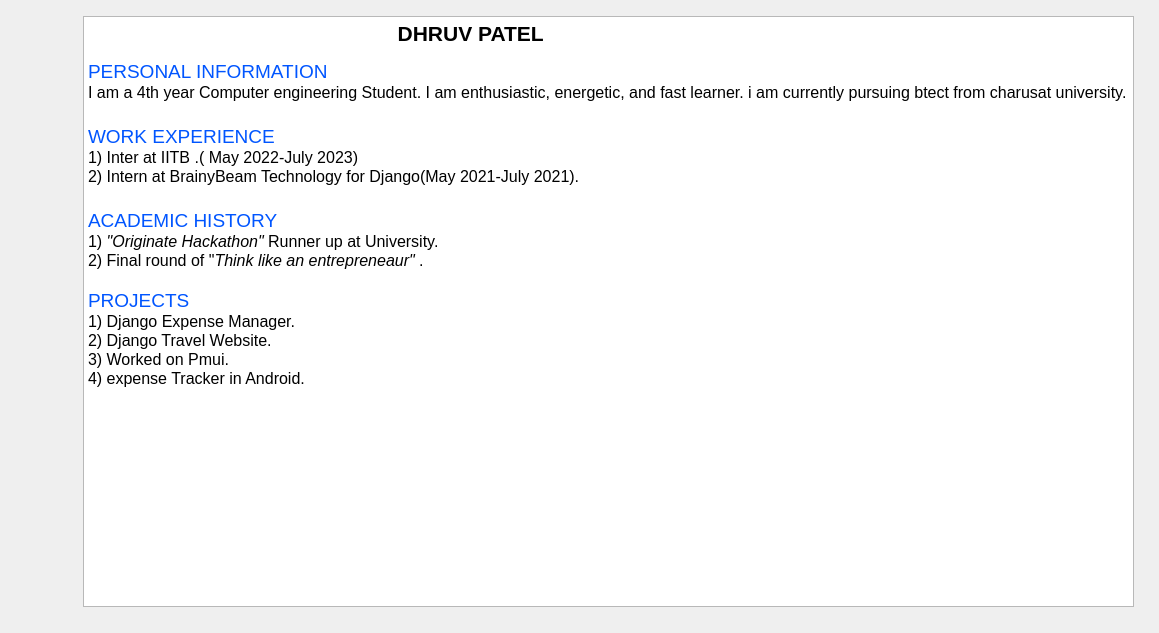
<?xml version="1.0" encoding="UTF-8"?>
<ui version="4.0">
 <class>AboutMeDialog</class>
 <widget class="QDialog" name="AboutMeDialog">
  <property name="geometry">
   <rect>
    <x>0</x>
    <y>0</y>
    <width>1159</width>
    <height>633</height>
   </rect>
  </property>
  <property name="windowTitle">
   <string>Dialog</string>
  </property>
  <widget class="QTextEdit" name="textEdit">
   <property name="geometry">
    <rect>
     <x>83</x>
     <y>16</y>
     <width>1051</width>
     <height>591</height>
    </rect>
   </property>
   <property name="html">
    <string>&lt;!DOCTYPE HTML PUBLIC &quot;-//W3C//DTD HTML 4.0//EN&quot; &quot;http://www.w3.org/TR/REC-html40/strict.dtd&quot;&gt;
&lt;html&gt;&lt;head&gt;&lt;meta name=&quot;qrichtext&quot; content=&quot;1&quot; /&gt;&lt;meta charset=&quot;utf-8&quot; /&gt;&lt;style type=&quot;text/css&quot;&gt;
p, li { white-space: pre-wrap; }
&lt;/style&gt;&lt;/head&gt;&lt;body style=&quot; font-family:'Segoe UI'; font-size:9pt; font-weight:400; font-style:normal;&quot;&gt;
&lt;p style=&quot; margin-top:0px; margin-bottom:0px; margin-left:0px; margin-right:0px; -qt-block-indent:0; text-indent:0px;&quot;&gt;                                  &lt;span style=&quot; font-weight:700;&quot;&gt;   &lt;/span&gt;&lt;span style=&quot; font-size:16pt; font-weight:700;&quot;&gt;                                DHRUV PATEL&lt;/span&gt;&lt;/p&gt;
&lt;p style=&quot;-qt-paragraph-type:empty; margin-top:0px; margin-bottom:0px; margin-left:0px; margin-right:0px; -qt-block-indent:0; text-indent:0px; font-weight:700;&quot;&gt;&lt;br /&gt;&lt;/p&gt;
&lt;p style=&quot; margin-top:0px; margin-bottom:0px; margin-left:0px; margin-right:0px; -qt-block-indent:0; text-indent:0px;&quot;&gt;&lt;span style=&quot; font-size:14pt; color:#0055ff;&quot;&gt;PERSONAL INFORMATION&lt;/span&gt;&lt;/p&gt;
&lt;p style=&quot; margin-top:0px; margin-bottom:0px; margin-left:0px; margin-right:0px; -qt-block-indent:0; text-indent:0px;&quot;&gt;&lt;span style=&quot; font-size:12pt;&quot;&gt;I am a 4th year Computer engineering Student. I am enthusiastic, energetic, and fast learner. i am currently pursuing btect from charusat university.&lt;/span&gt;&lt;span style=&quot; font-size:14pt;&quot;&gt; &lt;/span&gt;&lt;/p&gt;
&lt;p style=&quot;-qt-paragraph-type:empty; margin-top:0px; margin-bottom:0px; margin-left:0px; margin-right:0px; -qt-block-indent:0; text-indent:0px; font-size:14pt;&quot;&gt;&lt;br /&gt;&lt;/p&gt;
&lt;p style=&quot; margin-top:0px; margin-bottom:0px; margin-left:0px; margin-right:0px; -qt-block-indent:0; text-indent:0px;&quot;&gt;&lt;span style=&quot; font-size:14pt; color:#0055ff;&quot;&gt;WORK EXPERIENCE&lt;/span&gt;&lt;/p&gt;
&lt;p style=&quot; margin-top:0px; margin-bottom:0px; margin-left:0px; margin-right:0px; -qt-block-indent:0; text-indent:0px;&quot;&gt;&lt;span style=&quot; font-size:12pt;&quot;&gt;1) Inter at IITB .( May 2022-July 2023)&lt;/span&gt;&lt;/p&gt;
&lt;p style=&quot; margin-top:0px; margin-bottom:0px; margin-left:0px; margin-right:0px; -qt-block-indent:0; text-indent:0px;&quot;&gt;&lt;span style=&quot; font-size:12pt;&quot;&gt;2) Intern at BrainyBeam Technology for Django(May 2021-July 2021).&lt;/span&gt;&lt;/p&gt;
&lt;p style=&quot;-qt-paragraph-type:empty; margin-top:0px; margin-bottom:0px; margin-left:0px; margin-right:0px; -qt-block-indent:0; text-indent:0px; font-size:14pt;&quot;&gt;&lt;br /&gt;&lt;/p&gt;
&lt;p style=&quot; margin-top:0px; margin-bottom:0px; margin-left:0px; margin-right:0px; -qt-block-indent:0; text-indent:0px;&quot;&gt;&lt;span style=&quot; font-size:14pt; color:#0055ff;&quot;&gt;ACADEMIC HISTORY&lt;/span&gt;&lt;/p&gt;
&lt;p style=&quot; margin-top:0px; margin-bottom:0px; margin-left:0px; margin-right:0px; -qt-block-indent:0; text-indent:0px;&quot;&gt;&lt;span style=&quot; font-size:12pt;&quot;&gt;1)&lt;/span&gt;&lt;span style=&quot; font-size:12pt; font-style:italic;&quot;&gt; &amp;quot;Originate Hackathon&amp;quot;&lt;/span&gt;&lt;span style=&quot; font-size:12pt;&quot;&gt; Runner up at University.&lt;/span&gt;&lt;/p&gt;
&lt;p style=&quot; margin-top:0px; margin-bottom:0px; margin-left:0px; margin-right:0px; -qt-block-indent:0; text-indent:0px;&quot;&gt;&lt;span style=&quot; font-size:12pt;&quot;&gt;2) Final round of &amp;quot;&lt;/span&gt;&lt;span style=&quot; font-size:12pt; font-style:italic;&quot;&gt;Think like an entrepreneaur&amp;quot; &lt;/span&gt;&lt;span style=&quot; font-size:12pt;&quot;&gt;.&lt;/span&gt;&lt;/p&gt;
&lt;p style=&quot;-qt-paragraph-type:empty; margin-top:0px; margin-bottom:0px; margin-left:0px; margin-right:0px; -qt-block-indent:0; text-indent:0px; font-size:12pt;&quot;&gt;&lt;br /&gt;&lt;/p&gt;
&lt;p style=&quot; margin-top:0px; margin-bottom:0px; margin-left:0px; margin-right:0px; -qt-block-indent:0; text-indent:0px;&quot;&gt;&lt;span style=&quot; font-size:14pt; color:#0055ff;&quot;&gt;PROJECTS&lt;/span&gt;&lt;/p&gt;
&lt;p style=&quot; margin-top:0px; margin-bottom:0px; margin-left:0px; margin-right:0px; -qt-block-indent:0; text-indent:0px;&quot;&gt;&lt;span style=&quot; font-size:12pt;&quot;&gt;1) Django Expense Manager.&lt;/span&gt;&lt;/p&gt;
&lt;p style=&quot; margin-top:0px; margin-bottom:0px; margin-left:0px; margin-right:0px; -qt-block-indent:0; text-indent:0px;&quot;&gt;&lt;span style=&quot; font-size:12pt;&quot;&gt;2) Django Travel Website.&lt;/span&gt;&lt;/p&gt;
&lt;p style=&quot; margin-top:0px; margin-bottom:0px; margin-left:0px; margin-right:0px; -qt-block-indent:0; text-indent:0px;&quot;&gt;&lt;span style=&quot; font-size:12pt;&quot;&gt;3) Worked on Pmui.&lt;/span&gt;&lt;/p&gt;
&lt;p style=&quot; margin-top:0px; margin-bottom:0px; margin-left:0px; margin-right:0px; -qt-block-indent:0; text-indent:0px;&quot;&gt;&lt;span style=&quot; font-size:12pt;&quot;&gt;4) expense Tracker in Android.&lt;/span&gt;&lt;/p&gt;&lt;/body&gt;&lt;/html&gt;</string>
   </property>
  </widget>
 </widget>
 <resources/>
 <connections/>
</ui>
